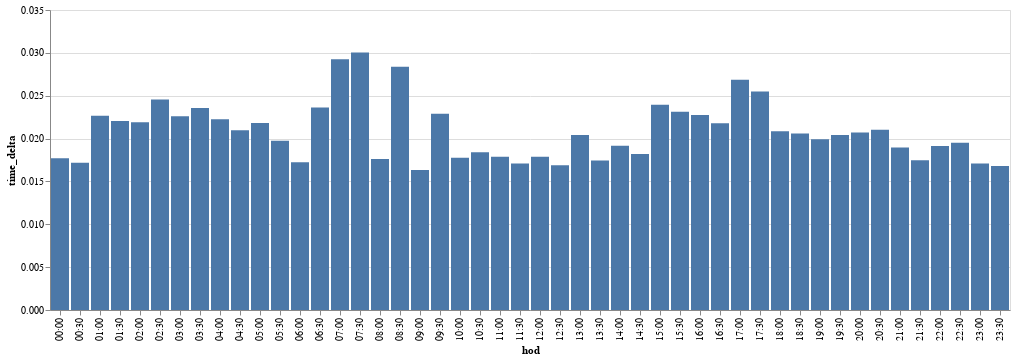

Source (notebook cell):
### Code cell
summary_ = df_sample[['hod', 'time_delta']].groupby(['hod']).mean().reset_index()
summary_.loc[:, 'time_delta'] = summary_['time_delta'] / summary_['time_delta'].sum()
alt.Chart(summary_).mark_bar().encode(
    x='hod',
    y='time_delta'
)

### Figure 1 — Vega-Lite specification as saved in the notebook (floating-point values rounded to 4 significant figures)
{"config": {"view": {"continuousWidth": 400, "continuousHeight": 300}}, "data": {"name": "data-eb0ce184fe9a6eb6d45da83feaf2a6fb"}, "mark": "bar", "encoding": {"x": {"type": "nominal", "field": "hod"}, "y": {"type": "quantitative", "field": "time_delta"}}, "$schema": "https://vega.github.io/schema/vega-lite/v4.0.2.json", "datasets": {"data-eb0ce184fe9a6eb6d45da83feaf2a6fb": [{"hod": "00:00", "time_delta": 0.01772}, {"hod": "00:30", "time_delta": 0.01719}, {"hod": "01:00", "time_delta": 0.02267}, {"hod": "01:30", "time_delta": 0.02206}, {"hod": "02:00", "time_delta": 0.02191}, {"hod": "02:30", "time_delta": 0.02455}, {"hod": "03:00", "time_delta": 0.0226}, {"hod": "03:30", "time_delta": 0.02355}, {"hod": "04:00", "time_delta": 0.02225}, {"hod": "04:30", "time_delta": 0.02097}, {"hod": "05:00", "time_delta": 0.02181}, {"hod": "05:30", "time_delta": 0.01975}, {"hod": "06:00", "time_delta": 0.01725}, {"hod": "06:30", "time_delta": 0.02362}, {"hod": "07:00", "time_delta": 0.02926}, {"hod": "07:30", "time_delta": 0.03005}, {"hod": "08:00", "time_delta": 0.01761}, {"hod": "08:30", "time_delta": 0.02839}, {"hod": "09:00", "time_delta": 0.01634}, {"hod": "09:30", "time_delta": 0.02289}, {"hod": "10:00", "time_delta": 0.01775}, {"hod": "10:30", "time_delta": 0.01841}, {"hod": "11:00", "time_delta": 0.01787}, {"hod": "11:30", "time_delta": 0.01709}, {"hod": "12:00", "time_delta": 0.01789}, {"hod": "12:30", "time_delta": 0.01689}, {"hod": "13:00", "time_delta": 0.02042}, {"hod": "13:30", "time_delta": 0.01745}, {"hod": "14:00", "time_delta": 0.01917}, {"hod": "14:30", "time_delta": 0.01819}, {"hod": "15:00", "time_delta": 0.02394}, {"hod": "15:30", "time_delta": 0.02313}, {"hod": "16:00", "time_delta": 0.02275}, {"hod": "16:30", "time_delta": 0.0218}, {"hod": "17:00", "time_delta": 0.02686}, {"hod": "17:30", "time_delta": 0.0255}, {"hod": "18:00", "time_delta": 0.02086}, {"hod": "18:30", "time_delta": 0.02059}, {"hod": "19:00", "time_delta": 0.01991}, {"hod": "19:30", "time_delta": 0.0204}, {"hod": "20:00", "time_delta": 0.0207}, {"hod": "20:30", "time_delta": 0.02102}, {"hod": "21:00", "time_delta": 0.01896}, {"hod": "21:30", "time_delta": 0.01748}, {"hod": "22:00", "time_delta": 0.01912}, {"hod": "22:30", "time_delta": 0.01952}, {"hod": "23:00", "time_delta": 0.01709}, {"hod": "23:30", "time_delta": 0.0168}]}}
